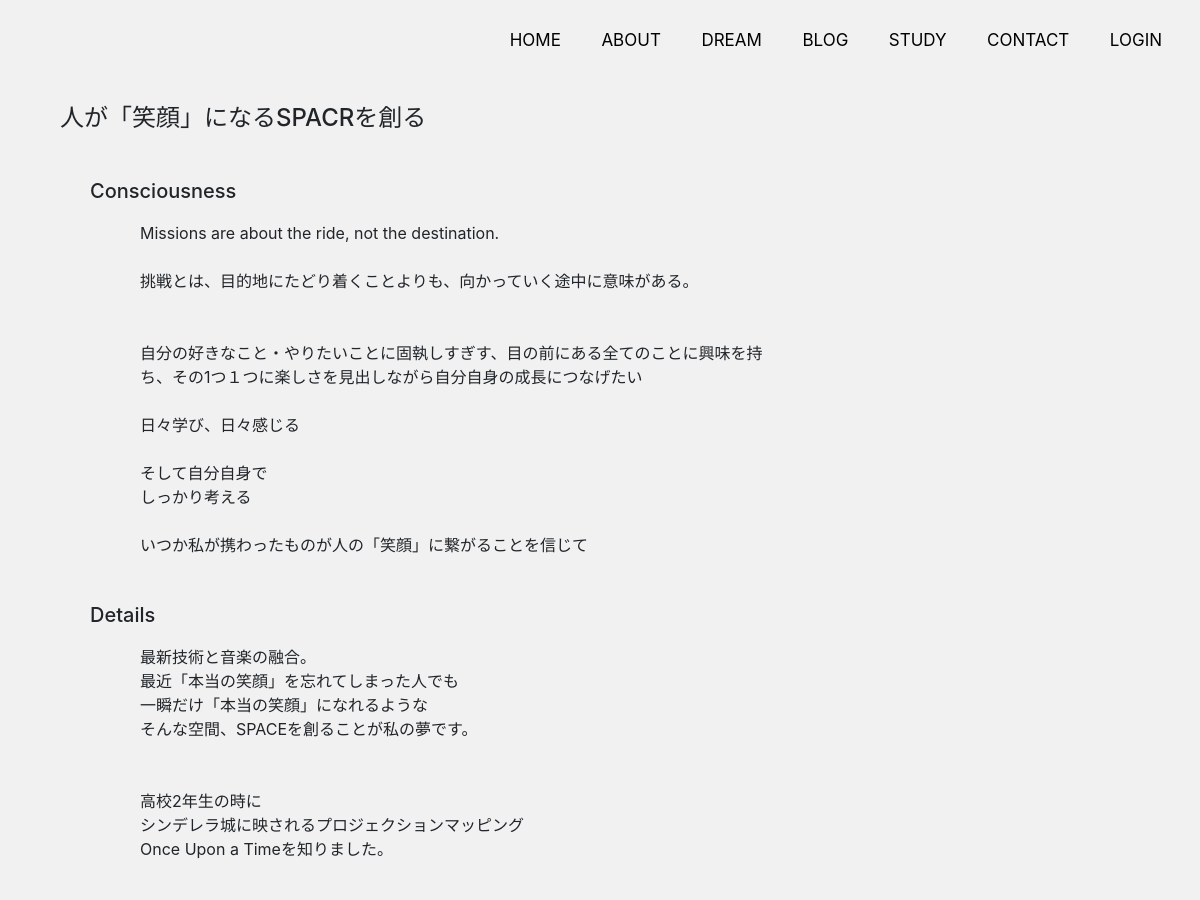
Page /dream/ (upper part) on the earlier database version.
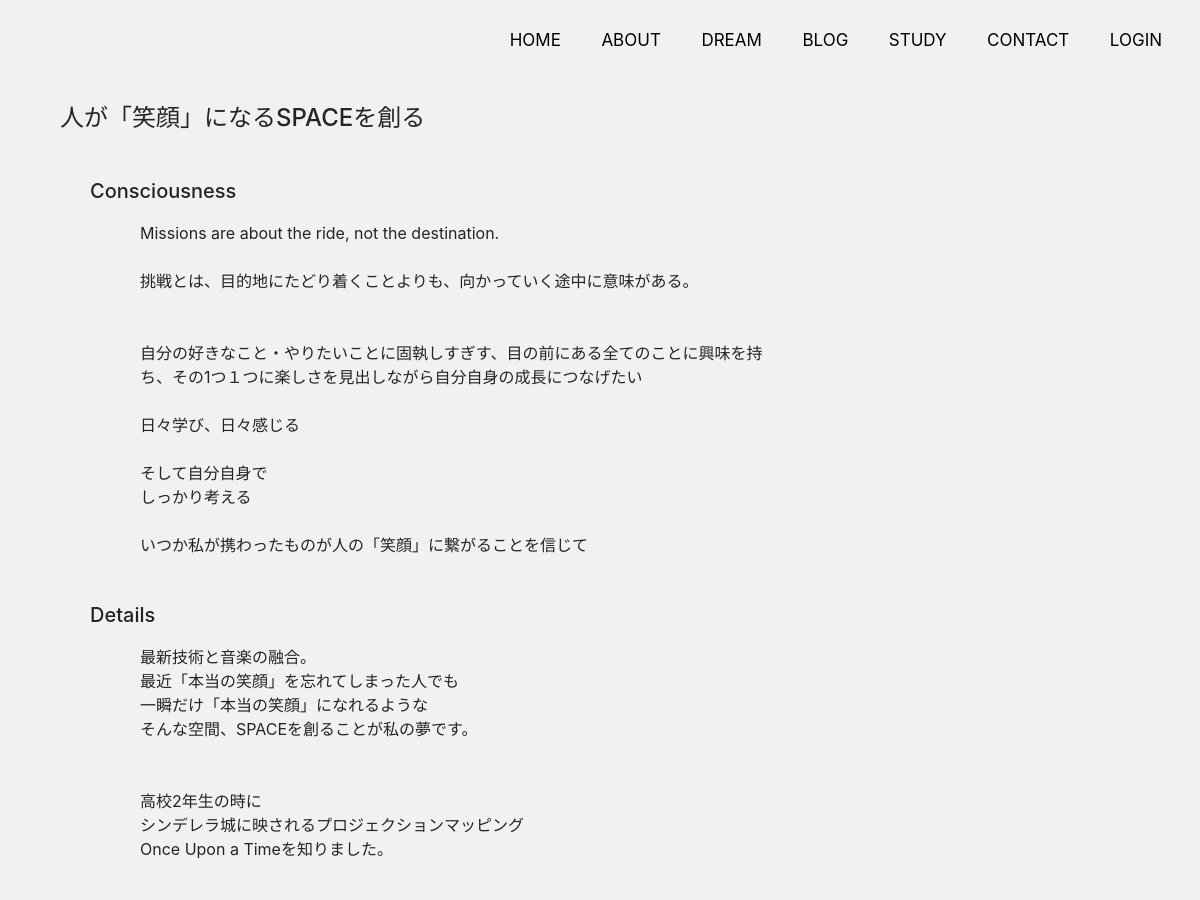
Same page on the later database version.
### app/models.py (models this page shows)
class Dream(models.Model):
    title = models.CharField('タイトル' , max_length=100, null=True , blank = True)
    short_description = models.TextField('短い説明', null=True , blank = True)
    consciousness = models.TextField('意識していること', null=True , blank = True)
    description = models.TextField('説明', null=True , blank = True)
    def __str__(self):
        return self.title

### app/views.py (the view)
# urls.py: path('dream/', views.DreamView.as_view(),name='dream'),
class DreamView(View):
    def get(self, request, *args, **kwargs):
        dream_data = Dream.objects.all()
        if dream_data.exists():
            dream_data = dream_data.order_by('-id')[0]
        print(dream_data)
        print(dream_data)
        return render(request, 'app/dream.html' , {
            'dream_data': dream_data
        })

### app/templates/app/dream.html (shortened to what this page needs)
{% extends 'app/base.html' %}
{% block content %}
<div class="col-sm-8 mb-5">
    <h4 class="mt-4 mb-3">{{ dream_data.title }}</h4>
    <div class="project">
        <h5>Consciousness</h5>
        <p>{{ dream_data.consciousness |linebreaksbr }}</p>
        <h5>Details</h5>
        <p>{{ dream_data.description |linebreaksbr }}</p>
    </div>
</div>
</div>
{% endblock %}

Differences in the rows shown:
changed Dream: title "人が「笑顔」になるSPACRを創る" → "人が「笑顔」になるSPACEを創る"
